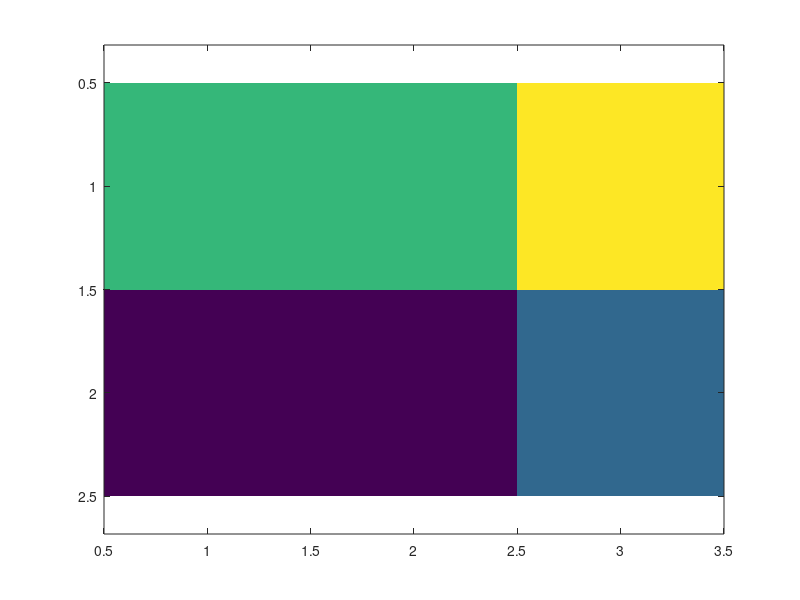

Source code (MATLAB):
% Inverse Theory
% Practical 5: Mixed-determined problem and singular value decomposition



%------------------------------------
%       Marisabel Gonzalez
%           30/10/2018
%------------------------------------

% Clearing workspace, figures and command window
clear all
close all
clc

%------------------------------------
%           NOMENCLATURE
%------------------------------------
% ray_num:
% time: [in sec] (time is the data)
% l1-3:
% s1-3:
% v_ref:
% slow_ref
% rp1-3: ray path
% check_o: check if orthogonal
% check_G: check if equal to G
% Gg: Moore Penrose Inverse (generalised unverse)

% Given information
ray_num = [1 ;2 ;3 ;4 ;5];
time = [(5.43*10^(-6)) (3.18*10^(-6)) (3.65*10^(-6)) (5.5*10^(-6)) (4.35*10^(-6))];

% Equation for the first ray parameter 
x = 0.01;
v_ref = 6000;
slow_ref = 1/v_ref;
rp1= (x*1)*v_ref;
rp2= (x*2)*v_ref;
rp3= (x*3)*v_ref;
d_t_1 = rp1 + rp2 + rp3; 

% Estimating the slowness for all the rays
%act_slow = d/t;
%del_s = act_slow - slow_ref;

% Path length taken by each ray
l1 = [x, x, x, 0, 0, 0];
l2 = [x, 0, 0, x, 0, 0];
l3 = [0, x, 0, 0, x, 0];
l4 = [0, sqrt(2*(x^2)), 0, 0, sqrt(2*(x^2)), 0];
l5 = [sqrt(2*(x^2)), 0, 0, 0, sqrt(2*(x^2)), 0];

% Setting d and G
d = time;
G = [ l1; l2; l3; l4; l5];

% Singular value decomposition of G
[U,S,V] = svd(G);

% Checking if orthogonal
check_o = U(:,1)' .* U(:,4);  % if zero = orthogonal

% Defining Sp containing non-zero singular values of S
% ( ~= 0 along the diagonal, <1e-7 is considered 0 )
Sp = S(1:4, 1:4);

% Defining Vp containing non-zero singular values of V
Vp = V(:, 1:4);

% Defining Up containing non-zero singular values of U
Up = U(:, 1:4);

% Checking UpxSpxVp' = G
% ( <1e-7 is considered 0 )
check_G = Up * Sp * Vp';

if check_G == G
    disp('G and check_G are equal')
else 
    disp('G and check_G are different');
end

% Computing m_hat
Gg = Vp * inv(Sp) * Up';
m_hat = Gg .* d;

m_hat_1(1,1:3) = m_hat(1:3,1);
m_hat_1(2,1:3) = m_hat(4:6,1);
imagesc(m_hat_1)
axis equal tight




%------------------------------------
%              THE END
%------------------------------------
